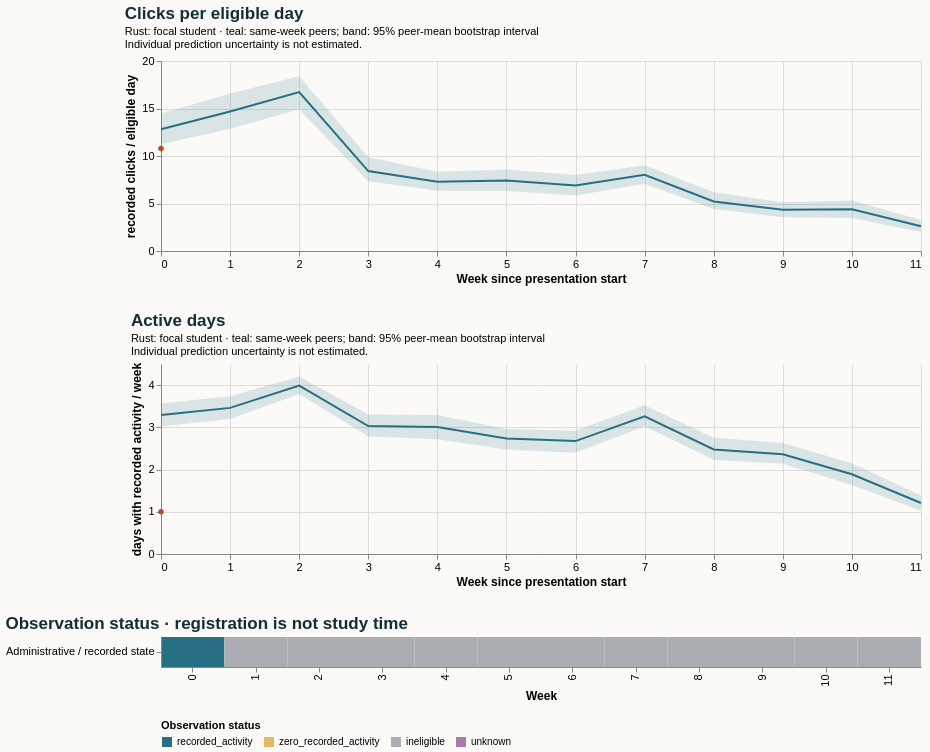

Vega-Lite specification for this chart:
### Vega-Lite specification from a JSON file in a GitHub repository (floating-point values rounded to 4 significant figures)
{"$schema": "https://vega.github.io/schema/vega-lite/v5.20.1.json", "config": {"axis": {"labelFontSize": 11, "titleFontSize": 12}, "background": "#fbfaf7", "font": "sans-serif", "title": {"anchor": "start", "color": "#142e38", "fontSize": 17, "subtitleFontSize": 11}, "view": {"continuousHeight": 300, "continuousWidth": 300, "stroke": null}}, "datasets": {"data-2fd60bd44b2b5ae46b1deb20c5bda794": [{"eligible_days": 5.0, "end_day": 6, "logging_completeness": "unknown", "observation_status": "recorded_activity", "row": "Administrative / recorded state", "score_status": "withheld_release_time_unknown", "start_day": 0, "value": 10.8, "week": 0}, {"eligible_days": 0.0, "end_day": 13, "logging_completeness": "unknown", "observation_status": "ineligible", "row": "Administrative / recorded state", "score_status": "withheld_release_time_unknown", "start_day": 7, "value": null, "week": 1}, {"eligible_days": 0.0, "end_day": 20, "logging_completeness": "unknown", "observation_status": "ineligible", "row": "Administrative / recorded state", "score_status": "withheld_release_time_unknown", "start_day": 14, "value": null, "week": 2}, {"eligible_days": 0.0, "end_day": 27, "logging_completeness": "unknown", "observation_status": "ineligible", "row": "Administrative / recorded state", "score_status": "withheld_release_time_unknown", "start_day": 21, "value": null, "week": 3}, {"eligible_days": 0.0, "end_day": 34, "logging_completeness": "unknown", "observation_status": "ineligible", "row": "Administrative / recorded state", "score_status": "withheld_release_time_unknown", "start_day": 28, "value": null, "week": 4}, {"eligible_days": 0.0, "end_day": 41, "logging_completeness": "unknown", "observation_status": "ineligible", "row": "Administrative / recorded state", "score_status": "withheld_release_time_unknown", "start_day": 35, "value": null, "week": 5}, {"eligible_days": 0.0, "end_day": 48, "logging_completeness": "unknown", "observation_status": "ineligible", "row": "Administrative / recorded state", "score_status": "withheld_release_time_unknown", "start_day": 42, "value": null, "week": 6}, {"eligible_days": 0.0, "end_day": 55, "logging_completeness": "unknown", "observation_status": "ineligible", "row": "Administrative / recorded state", "score_status": "withheld_release_time_unknown", "start_day": 49, "value": null, "week": 7}, {"eligible_days": 0.0, "end_day": 62, "logging_completeness": "unknown", "observation_status": "ineligible", "row": "Administrative / recorded state", "score_status": "withheld_release_time_unknown", "start_day": 56, "value": null, "week": 8}, {"eligible_days": 0.0, "end_day": 69, "logging_completeness": "unknown", "observation_status": "ineligible", "row": "Administrative / recorded state", "score_status": "withheld_release_time_unknown", "start_day": 63, "value": null, "week": 9}, {"eligible_days": 0.0, "end_day": 76, "logging_completeness": "unknown", "observation_status": "ineligible", "row": "Administrative / recorded state", "score_status": "withheld_release_time_unknown", "start_day": 70, "value": null, "week": 10}, {"eligible_days": 0.0, "end_day": 83, "logging_completeness": "unknown", "observation_status": "ineligible", "row": "Administrative / recorded state", "score_status": "withheld_release_time_unknown", "start_day": 77, "value": null, "week": 11}], "data-47dfbb8d920f06f425dee25896b2ee5f": [{"end_day": 6, "focal_value": 10.8, "peer_ci_high": 14.47, "peer_ci_low": 11.24, "peer_mean": 12.82, "peer_observations": 241, "peer_people": 241, "reference": "course", "unit": "recorded clicks / eligible day", "week": 0}, {"end_day": 13, "focal_value": null, "peer_ci_high": 16.59, "peer_ci_low": 12.86, "peer_mean": 14.68, "peer_observations": 241, "peer_people": 241, "reference": "course", "unit": "recorded clicks / eligible day", "week": 1}, {"end_day": 20, "focal_value": null, "peer_ci_high": 18.4, "peer_ci_low": 14.91, "peer_mean": 16.73, "peer_observations": 239, "peer_people": 239, "reference": "course", "unit": "recorded clicks / eligible day", "week": 2}, {"end_day": 27, "focal_value": null, "peer_ci_high": 9.863, "peer_ci_low": 7.336, "peer_mean": 8.416, "peer_observations": 239, "peer_people": 239, "reference": "course", "unit": "recorded clicks / eligible day", "week": 3}, {"end_day": 34, "focal_value": null, "peer_ci_high": 8.348, "peer_ci_low": 6.341, "peer_mean": 7.298, "peer_observations": 237, "peer_people": 237, "reference": "course", "unit": "recorded clicks / eligible day", "week": 4}, {"end_day": 41, "focal_value": null, "peer_ci_high": 8.575, "peer_ci_low": 6.327, "peer_mean": 7.413, "peer_observations": 236, "peer_people": 236, "reference": "course", "unit": "recorded clicks / eligible day", "week": 5}, {"end_day": 48, "focal_value": null, "peer_ci_high": 8.0, "peer_ci_low": 5.844, "peer_mean": 6.897, "peer_observations": 236, "peer_people": 236, "reference": "course", "unit": "recorded clicks / eligible day", "week": 6}, {"end_day": 55, "focal_value": null, "peer_ci_high": 9.017, "peer_ci_low": 7.085, "peer_mean": 8.029, "peer_observations": 236, "peer_people": 236, "reference": "course", "unit": "recorded clicks / eligible day", "week": 7}, {"end_day": 62, "focal_value": null, "peer_ci_high": 6.182, "peer_ci_low": 4.414, "peer_mean": 5.219, "peer_observations": 235, "peer_people": 235, "reference": "course", "unit": "recorded clicks / eligible day", "week": 8}, {"end_day": 69, "focal_value": null, "peer_ci_high": 5.123, "peer_ci_low": 3.547, "peer_mean": 4.345, "peer_observations": 233, "peer_people": 233, "reference": "course", "unit": "recorded clicks / eligible day", "week": 9}, {"end_day": 76, "focal_value": null, "peer_ci_high": 5.325, "peer_ci_low": 3.483, "peer_mean": 4.385, "peer_observations": 232, "peer_people": 232, "reference": "course", "unit": "recorded clicks / eligible day", "week": 10}, {"end_day": 83, "focal_value": null, "peer_ci_high": 3.259, "peer_ci_low": 1.998, "peer_mean": 2.606, "peer_observations": 230, "peer_people": 230, "reference": "course", "unit": "recorded clicks / eligible day", "week": 11}], "data-ce2fee193a1f26bcfbadf6583ca59b33": [{"end_day": 6, "focal_value": 1.0, "peer_ci_high": 3.566, "peer_ci_low": 3.025, "peer_mean": 3.295, "peer_observations": 241, "peer_people": 241, "reference": "course", "unit": "days with recorded activity / week", "week": 0}, {"end_day": 13, "focal_value": null, "peer_ci_high": 3.739, "peer_ci_low": 3.199, "peer_mean": 3.461, "peer_observations": 241, "peer_people": 241, "reference": "course", "unit": "days with recorded activity / week", "week": 1}, {"end_day": 20, "focal_value": null, "peer_ci_high": 4.203, "peer_ci_low": 3.791, "peer_mean": 3.987, "peer_observations": 239, "peer_people": 239, "reference": "course", "unit": "days with recorded activity / week", "week": 2}, {"end_day": 27, "focal_value": null, "peer_ci_high": 3.305, "peer_ci_low": 2.782, "peer_mean": 3.029, "peer_observations": 239, "peer_people": 239, "reference": "course", "unit": "days with recorded activity / week", "week": 3}, {"end_day": 34, "focal_value": null, "peer_ci_high": 3.293, "peer_ci_low": 2.715, "peer_mean": 3.008, "peer_observations": 237, "peer_people": 237, "reference": "course", "unit": "days with recorded activity / week", "week": 4}, {"end_day": 41, "focal_value": null, "peer_ci_high": 2.96, "peer_ci_low": 2.477, "peer_mean": 2.733, "peer_observations": 236, "peer_people": 236, "reference": "course", "unit": "days with recorded activity / week", "week": 5}, {"end_day": 48, "focal_value": null, "peer_ci_high": 2.919, "peer_ci_low": 2.4, "peer_mean": 2.674, "peer_observations": 236, "peer_people": 236, "reference": "course", "unit": "days with recorded activity / week", "week": 6}, {"end_day": 55, "focal_value": null, "peer_ci_high": 3.521, "peer_ci_low": 3.025, "peer_mean": 3.258, "peer_observations": 236, "peer_people": 236, "reference": "course", "unit": "days with recorded activity / week", "week": 7}, {"end_day": 62, "focal_value": null, "peer_ci_high": 2.751, "peer_ci_low": 2.23, "peer_mean": 2.477, "peer_observations": 235, "peer_people": 235, "reference": "course", "unit": "days with recorded activity / week", "week": 8}, {"end_day": 69, "focal_value": null, "peer_ci_high": 2.631, "peer_ci_low": 2.139, "peer_mean": 2.361, "peer_observations": 233, "peer_people": 233, "reference": "course", "unit": "days with recorded activity / week", "week": 9}, {"end_day": 76, "focal_value": null, "peer_ci_high": 2.151, "peer_ci_low": 1.634, "peer_mean": 1.888, "peer_observations": 232, "peer_people": 232, "reference": "course", "unit": "days with recorded activity / week", "week": 10}, {"end_day": 83, "focal_value": null, "peer_ci_high": 1.387, "peer_ci_low": 1.026, "peer_mean": 1.209, "peer_observations": 230, "peer_people": 230, "reference": "course", "unit": "days with recorded activity / week", "week": 11}]}, "resolve": {"scale": {"color": "independent"}}, "spacing": 28, "vconcat": [{"data": {"name": "data-47dfbb8d920f06f425dee25896b2ee5f"}, "height": 190, "layer": [{"encoding": {"x": {"axis": {"tickMinStep": 1}, "field": "week", "title": "Week since presentation start", "type": "quantitative"}, "y": {"field": "peer_ci_low", "scale": {"zero": true}, "title": "recorded clicks / eligible day", "type": "quantitative"}, "y2": {"field": "peer_ci_high"}}, "mark": {"color": "#286f83", "opacity": 0.16, "type": "area"}}, {"encoding": {"tooltip": [{"field": "week", "type": "quantitative"}, {"field": "peer_mean", "type": "quantitative"}, {"field": "peer_people", "type": "quantitative"}, {"field": "peer_observations", "type": "quantitative"}], "x": {"field": "week", "type": "quantitative"}, "y": {"field": "peer_mean", "type": "quantitative"}}, "mark": {"color": "#286f83", "strokeWidth": 2, "type": "line"}}, {"encoding": {"tooltip": [{"field": "week", "type": "quantitative"}, {"field": "focal_value", "type": "quantitative"}], "x": {"field": "week", "type": "quantitative"}, "y": {"field": "focal_value", "type": "quantitative"}}, "mark": {"color": "#b64c35", "point": {"color": "#b64c35"}, "strokeWidth": 2.5, "type": "line"}}], "title": {"subtitle": ["Rust: focal student · teal: same-week peers; band: 95% peer-mean bootstrap interval", "Individual prediction uncertainty is not estimated."], "text": "Clicks per eligible day"}, "width": 760}, {"data": {"name": "data-ce2fee193a1f26bcfbadf6583ca59b33"}, "height": 190, "layer": [{"encoding": {"x": {"axis": {"tickMinStep": 1}, "field": "week", "title": "Week since presentation start", "type": "quantitative"}, "y": {"field": "peer_ci_low", "scale": {"zero": true}, "title": "days with recorded activity / week", "type": "quantitative"}, "y2": {"field": "peer_ci_high"}}, "mark": {"color": "#286f83", "opacity": 0.16, "type": "area"}}, {"encoding": {"tooltip": [{"field": "week", "type": "quantitative"}, {"field": "peer_mean", "type": "quantitative"}, {"field": "peer_people", "type": "quantitative"}, {"field": "peer_observations", "type": "quantitative"}], "x": {"field": "week", "type": "quantitative"}, "y": {"field": "peer_mean", "type": "quantitative"}}, "mark": {"color": "#286f83", "strokeWidth": 2, "type": "line"}}, {"encoding": {"tooltip": [{"field": "week", "type": "quantitative"}, {"field": "focal_value", "type": "quantitative"}], "x": {"field": "week", "type": "quantitative"}, "y": {"field": "focal_value", "type": "quantitative"}}, "mark": {"color": "#b64c35", "point": {"color": "#b64c35"}, "strokeWidth": 2.5, "type": "line"}}], "title": {"subtitle": ["Rust: focal student · teal: same-week peers; band: 95% peer-mean bootstrap interval", "Individual prediction uncertainty is not estimated."], "text": "Active days"}, "width": 760}, {"data": {"name": "data-2fd60bd44b2b5ae46b1deb20c5bda794"}, "encoding": {"color": {"field": "observation_status", "legend": {"labelLimit": 260, "orient": "bottom"}, "scale": {"domain": ["recorded_activity", "zero_recorded_activity", "ineligible", "unknown"], "range": ["#286f83", "#e4bb64", "#aaaeb3", "#ac78a5"]}, "title": "Observation status", "type": "nominal"}, "tooltip": [{"field": "week", "type": "quantitative"}, {"field": "eligible_days", "type": "quantitative"}, {"field": "observation_status", "type": "nominal"}, {"field": "logging_completeness", "type": "nominal"}], "x": {"field": "week", "title": "Week", "type": "ordinal"}, "y": {"field": "row", "title": null, "type": "nominal"}}, "height": 30, "mark": {"type": "rect"}, "title": "Observation status · registration is not study time", "width": 760}]}
